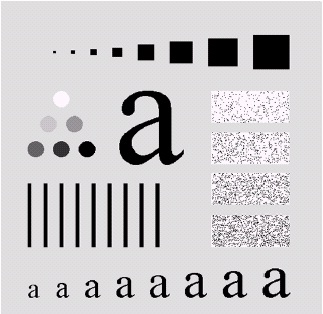
#> input picture lab4/task3/alphabet.jpg, 323 x 314 px
$ python main.py
#> lines starting #> are read from the running program, lines starting #| are printed output that depends on the picture
import cv2 as cv
import numpy as np
from matplotlib import pyplot as plt
plt.rcParams['font.sans-serif']=['SimHei'] #用来正常显示中文标签
plt.rcParams['axes.unicode_minus']=False #用来正常显示负

def BLPF(fshift,D0,n):
    rows,cols=fshift.shape
    crow,ccol=rows//2,cols//2
    H=np.zeros((rows,cols))
    for u in range(rows):
        for v in range(cols):
            D=np.sqrt((u-crow)**2+(v-ccol)**2)
            H[u,v]=1/(1+(D/D0)**(2*n))
    fshift1=fshift*H
    return fshift1,H

img=cv.imread(r'alphabet.jpg',0)
#> img: shape (314, 323); min 0, max 255, mean 201.8
f=np.fft.fft2(img)
fshift=np.fft.fftshift(f)
magnitude_spectrum=20*np.log(1+np.abs(fshift))
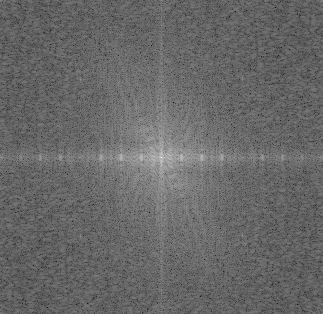
#> magnitude_spectrum: shape (314, 323) float64; min 54.7, max 336.7, mean 170; drawn with min black and max white
angle_spectrum=np.abs(np.angle(fshift))
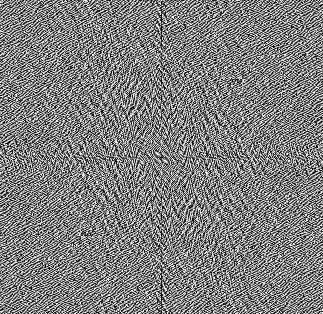
#> angle_spectrum: shape (314, 323) float64; min 1.99e-17, max 3.14, mean 1.57; drawn with min black and max white
fshift1,H=BLPF(fshift,30,2)
#> after the loop in BLPF, `for u in range(rows):`:
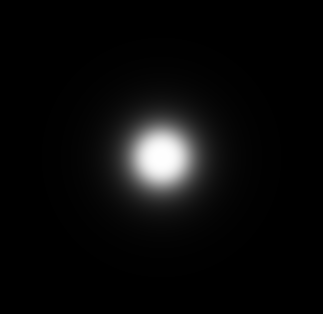
#> H: shape (314, 323) float64; min 0.000317, max 1, mean 0.043
f_ishift=np.fft.ifftshift(fshift1)
img_back=np.fft.ifft2(f_ishift)
img_back=np.abs(img_back)
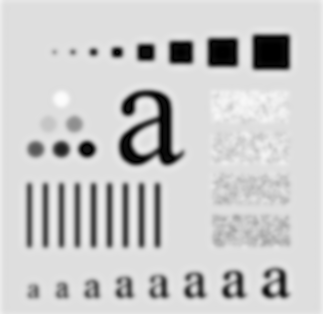
#> img_back: shape (314, 323) float64; min 0.000667, max 252.7, mean 202.1
plt.figure(figsize=(10,5))
plt.subplot(151),plt.imshow(img, cmap = 'gray')  #显示加噪图像
plt.title('原图像'), plt.axis("off")
plt.subplot(152),plt.imshow(magnitude_spectrum, cmap = 'gray')  #显示加噪图像
plt.title('原幅值谱')
plt.axis("off")
plt.subplot(153),plt.imshow(H, cmap = 'gray')
plt.title('巴特沃斯传递函数'), plt.axis("off")
plt.subplot(154),plt.imshow(20*np.log(1+np.abs(fshift1)), cmap = 'gray')  #显示加噪图像
plt.title('滤波后的幅值谱')
plt.axis("off")
plt.subplot(155),plt.imshow(img_back, cmap = 'gray')  #显示加噪图像
plt.title('重构图像')
plt.axis("off")
plt.savefig("task3_result.jpg")
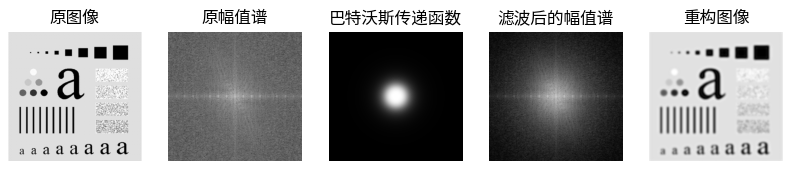
#> figure drawn by matplotlib, 5 panels
plt.show()
